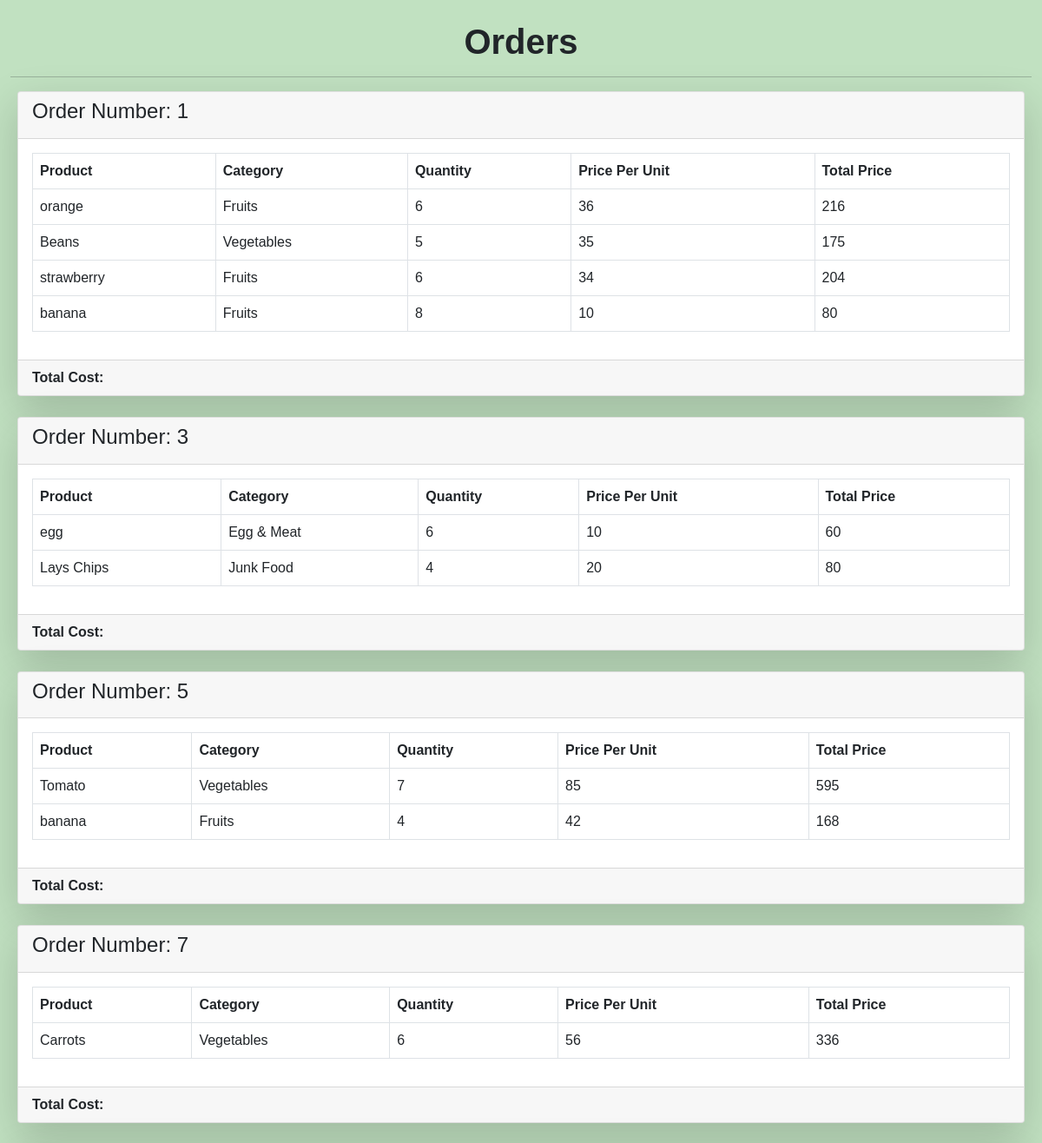
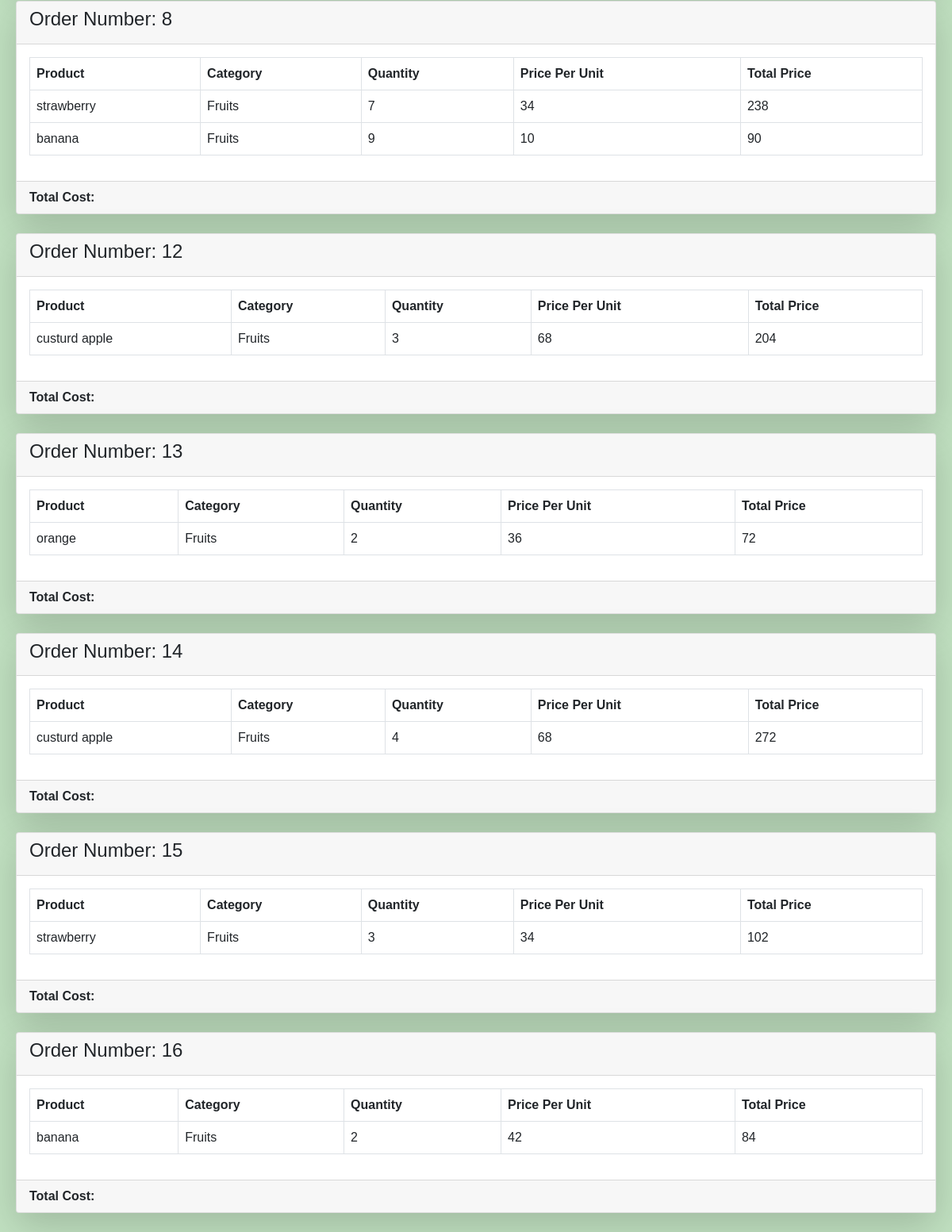
/orders (signed in), run on the app's committed database (2 pictures, top to bottom).
### application/models.py (models this page shows)
class Product(db.Model):
    product_id = db.Column(db.Integer, primary_key=True, autoincrement=True)
    name = db.Column(db.Text, nullable=False)
    manufacture_date = db.Column(db.Text, nullable=False)
    rate_per_unit = db.Column(db.REAL, nullable=False)
    unit = db.Column(db.Text, nullable=False)
    stock = db.Column(db.REAL, nullable=False)
    section_id = db.Column(db.Integer, db.ForeignKey('category.section_id'), nullable=False)

class Category(db.Model):
    section_id = db.Column(db.Integer, primary_key=True, autoincrement=True)
    name = db.Column(db.Text, nullable=False)
    image = db.Column(db.Text)

### application/controllers.py (the view)
        def decorated_function(*args, **kwargs):
            if 'user_id' not in session:
                return redirect(url_for(f'{role}_login', next=request.url))
            user_id = session['user_id']
            user = User.query.get(user_id)
            if not user or (role == 'user' and user.is_manager) or (role == 'manager' and not user.is_manager):
                return redirect(url_for(f'{role}_login', next=request.url))
            return f(*args, **kwargs)

### application/controllers.py (called while the page is built)
def login_required(role):
    def decorator(f):
        def decorated_function(*args, **kwargs):
            if 'user_id' not in session:
                return redirect(url_for(f'{role}_login', next=request.url))
            user_id = session['user_id']
            user = User.query.get(user_id)
            if not user or (role == 'user' and user.is_manager) or (role == 'manager' and not user.is_manager):
                return redirect(url_for(f'{role}_login', next=request.url))
            return f(*args, **kwargs)
        decorated_function.__name__ = f'{f.__name__}_{role}'
        return decorated_function
    return decorator

@app.route('/orders', endpoint='orders')
@login_required('user')
def orders():
    user_id = session['user_id']
    orders = Orders.query.filter_by(user_id=user_id).all()
    order_details = {}
    for order in orders:
        product = Product.query.get(order.product_id)
        category = Category.query.get(product.section_id)
        order_info = (product.name, category.name, order.quantity, product.rate_per_unit, (order.quantity * product.rate_per_unit))
        if order.order_number in order_details:
            order_details[order.order_number].append(order_info)
        else:
            order_details[order.order_number] = [order_info]
    return render_template('orders.html', orders=order_details)

### templates/orders.html (shortened to what this page needs)
<!doctype html>
<html lang="en">
<head>
  <link href="https://cdn.jsdelivr.net/npm/bootstrap@5.0.2/dist/css/bootstrap.min.css" rel="stylesheet">
  <link rel="stylesheet" href="https://cdnjs.cloudflare.com/ajax/libs/font-awesome/4.7.0/css/font-awesome.min.css">
  <link href="{{ url_for('static', filename='assets/css/dashboard_style.css') }}" rel="stylesheet">
</head>
<body>
  <br />
  <div class="container">
    <center>
      <h1><strong>Orders</strong></h1>
    </center>
    <hr>
    {% for order_number, order_info_list in orders.items() %}
    <div class="card mb-4 shadow-lg rounded">
      <div class="card-header">
        <h4>Order Number: {{ order_number }}</h4>
      </div>
      <div class="card-body">
        <table class="table table-bordered">
          <thead>
            <tr>
              <th>Product</th>
              <th>Category</th>
              <th>Quantity</th>
              <th>Price Per Unit</th>
              <th>Total Price</th>
            </tr>
          </thead>
          <tbody>
            {% for order_info in order_info_list %}
            <tr>
              <td>{{ order_info[0] }}</td>
              <td>{{ order_info[1] }}</td>
              <td>{{ order_info[2] }}</td>
              <td>{{ order_info[3] }}</td>
              <td>{{ order_info[4] }}</td>
            </tr>
            {% endfor %}
          </tbody>
        </table>
      </div>
      <div class="card-footer">
        <strong>Total Cost: {{ total_cost }}</strong>
      </div>
    </div>
    {% endfor %}
  </div>
</body>
</html>

### static/assets/css/dashboard_style.css (style rules this page uses)
.card { margin: 0.5em; }
body { font-family: "Brandon Grotesque", Helvetica, sans-serif; background-color: #C1E1C1; }

### templates/orders.html (style rules this page uses)
.container { max-width: 1200px; }

### data on the page
Product: name "orange" "orange"
Category: name "Fruits" "Fruits" "Fruits" "Fruits" "Fruits" "Fruits" "Fruits" "Fruits" "Fruits" "Fruits" "Fruits"
Product: name "Beans"
Category: name "Vegetables" "Vegetables" "Vegetables"
Product: name "strawberry" "strawberry" "strawberry"
Product: name "banana" "banana"
Product: name "egg"
Category: name "Egg & Meat"
Product: name "Lays Chips"
Category: name "Junk Food"
Product: name "Tomato"
Product: name "banana" "banana"
Product: name "Carrots"
Product: name "custurd apple" "custurd apple"

### other printed values
{{ order_number }} "1" "3" "5" "7" "8" "12" "13" "14" "15" "16"
{{ order_info[2] }} "6" "5" "6" "8" "6" "4" "7" "4" "6" "7" "9" "3" "2" "4" "3" "2"
{{ order_info[3] }} "36" "35" "34" "10" "10" "20" "85" "42" "56" "34" "10" "68" "36" "68" "34" "42"
{{ order_info[4] }} "216" "175" "204" "80" "60" "80" "595" "168" "336" "238" "90" "204" "72" "272" "102" "84"
